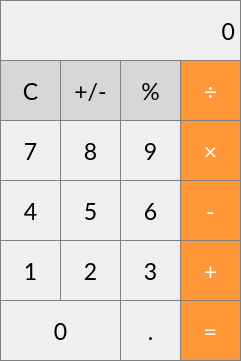
<?xml version="1.0" encoding="UTF-8"?>
<ui version="4.0">
 <class>Calculator</class>
 <widget class="QMainWindow" name="Calculator">
  <property name="geometry">
   <rect>
    <x>0</x>
    <y>0</y>
    <width>241</width>
    <height>361</height>
   </rect>
  </property>
  <property name="windowTitle">
   <string>MainWindow</string>
  </property>
  <widget class="QWidget" name="centralwidget">
   <widget class="QLabel" name="label">
    <property name="geometry">
     <rect>
      <x>0</x>
      <y>0</y>
      <width>241</width>
      <height>61</height>
     </rect>
    </property>
    <property name="font">
     <font>
      <family>Lato</family>
      <pointsize>17</pointsize>
     </font>
    </property>
    <property name="styleSheet">
     <string notr="true">QLabel 
{
  	qproperty-alignment: 'AlignVCenter | AlignRight';
  	border: 1px solid gray;
}</string>
    </property>
    <property name="text">
     <string>0</string>
    </property>
    <property name="alignment">
     <set>Qt::AlignRight|Qt::AlignTrailing|Qt::AlignVCenter</set>
    </property>
   </widget>
   <widget class="QPushButton" name="pushButton_clear">
    <property name="geometry">
     <rect>
      <x>0</x>
      <y>60</y>
      <width>61</width>
      <height>61</height>
     </rect>
    </property>
    <property name="font">
     <font>
      <family>Lato</family>
      <pointsize>17</pointsize>
     </font>
    </property>
    <property name="styleSheet">
     <string notr="true">QPushButton
{
  background-color: rgb(215, 215, 215);
  border: 1px solid gray;
}

QPushButton:pressed
{
    background-color: qlineargradient(x1: 0, y1: 0, x2: 0, y2: 1,
                                      stop: 0 #BEBEBE, stop: 1 #D7D7D7);
}</string>
    </property>
    <property name="text">
     <string>C</string>
    </property>
   </widget>
   <widget class="QPushButton" name="pushButton_sign">
    <property name="geometry">
     <rect>
      <x>60</x>
      <y>60</y>
      <width>61</width>
      <height>61</height>
     </rect>
    </property>
    <property name="font">
     <font>
      <family>Lato</family>
      <pointsize>17</pointsize>
     </font>
    </property>
    <property name="styleSheet">
     <string notr="true">QPushButton
{
  background-color: rgb(215, 215, 215);
  border: 1px solid gray;
}

QPushButton:pressed
{
    background-color: qlineargradient(x1: 0, y1: 0, x2: 0, y2: 1,
                                      stop: 0 #BEBEBE, stop: 1 #D7D7D7);
}</string>
    </property>
    <property name="text">
     <string>+/-</string>
    </property>
   </widget>
   <widget class="QPushButton" name="pushButton_percent">
    <property name="geometry">
     <rect>
      <x>120</x>
      <y>60</y>
      <width>61</width>
      <height>61</height>
     </rect>
    </property>
    <property name="font">
     <font>
      <family>Lato</family>
      <pointsize>17</pointsize>
     </font>
    </property>
    <property name="styleSheet">
     <string notr="true">QPushButton
{
  background-color: rgb(215, 215, 215);
  border: 1px solid gray;
}

QPushButton:pressed
{
    background-color: qlineargradient(x1: 0, y1: 0, x2: 0, y2: 1,
                                      stop: 0 #BEBEBE, stop: 1 #D7D7D7);
}</string>
    </property>
    <property name="text">
     <string>%</string>
    </property>
   </widget>
   <widget class="QPushButton" name="pushButton_divide">
    <property name="geometry">
     <rect>
      <x>180</x>
      <y>60</y>
      <width>61</width>
      <height>61</height>
     </rect>
    </property>
    <property name="font">
     <font>
      <family>Lato</family>
      <pointsize>17</pointsize>
     </font>
    </property>
    <property name="styleSheet">
     <string notr="true">QPushButton
{
  background-color: rgb(255, 151, 57);
  color: white; 
  border: 1px solid gray;
}

QPushButton:pressed
{
    background-color: qlineargradient(x1: 0, y1: 0, x2: 0, y2: 1,
                                      stop: 0 #BEBEBE, stop: 1 #D7D7D7);
}</string>
    </property>
    <property name="text">
     <string>÷</string>
    </property>
   </widget>
   <widget class="QPushButton" name="pushButton_8">
    <property name="geometry">
     <rect>
      <x>60</x>
      <y>120</y>
      <width>61</width>
      <height>61</height>
     </rect>
    </property>
    <property name="font">
     <font>
      <family>Lato</family>
      <pointsize>17</pointsize>
     </font>
    </property>
    <property name="styleSheet">
     <string notr="true">QPushButton
{
   border: 1px solid gray;
}
QPushButton:pressed
{
    background-color: qlineargradient(x1: 0, y1: 0, x2: 0, y2: 1,
                                      stop: 0 #dadbde, stop: 1 #f6f7fa);
}</string>
    </property>
    <property name="text">
     <string>8</string>
    </property>
   </widget>
   <widget class="QPushButton" name="pushButton_7">
    <property name="geometry">
     <rect>
      <x>0</x>
      <y>120</y>
      <width>61</width>
      <height>61</height>
     </rect>
    </property>
    <property name="font">
     <font>
      <family>Lato</family>
      <pointsize>17</pointsize>
     </font>
    </property>
    <property name="styleSheet">
     <string notr="true">QPushButton
{
   border: 1px solid gray;
}
QPushButton:pressed
{
    background-color: qlineargradient(x1: 0, y1: 0, x2: 0, y2: 1,
                                      stop: 0 #dadbde, stop: 1 #f6f7fa);
}</string>
    </property>
    <property name="text">
     <string>7</string>
    </property>
   </widget>
   <widget class="QPushButton" name="pushButton_9">
    <property name="geometry">
     <rect>
      <x>120</x>
      <y>120</y>
      <width>61</width>
      <height>61</height>
     </rect>
    </property>
    <property name="font">
     <font>
      <family>Lato</family>
      <pointsize>17</pointsize>
     </font>
    </property>
    <property name="styleSheet">
     <string notr="true">QPushButton
{
   border: 1px solid gray;
}
QPushButton:pressed
{
    background-color: qlineargradient(x1: 0, y1: 0, x2: 0, y2: 1,
                                      stop: 0 #dadbde, stop: 1 #f6f7fa);
}</string>
    </property>
    <property name="text">
     <string>9</string>
    </property>
   </widget>
   <widget class="QPushButton" name="pushButton_multiply">
    <property name="geometry">
     <rect>
      <x>180</x>
      <y>120</y>
      <width>61</width>
      <height>61</height>
     </rect>
    </property>
    <property name="font">
     <font>
      <family>Lato</family>
      <pointsize>17</pointsize>
     </font>
    </property>
    <property name="styleSheet">
     <string notr="true">QPushButton
{
  background-color: rgb(255, 151, 57);
  color: white; 
  border: 1px solid gray;
}

QPushButton:pressed
{
    background-color: qlineargradient(x1: 0, y1: 0, x2: 0, y2: 1,
                                      stop: 0 #BEBEBE, stop: 1 #D7D7D7);
}</string>
    </property>
    <property name="text">
     <string>×</string>
    </property>
   </widget>
   <widget class="QPushButton" name="pushButton_5">
    <property name="geometry">
     <rect>
      <x>60</x>
      <y>180</y>
      <width>61</width>
      <height>61</height>
     </rect>
    </property>
    <property name="font">
     <font>
      <family>Lato</family>
      <pointsize>17</pointsize>
     </font>
    </property>
    <property name="styleSheet">
     <string notr="true">QPushButton
{
   border: 1px solid gray;
}
QPushButton:pressed
{
    background-color: qlineargradient(x1: 0, y1: 0, x2: 0, y2: 1,
                                      stop: 0 #dadbde, stop: 1 #f6f7fa);
}</string>
    </property>
    <property name="text">
     <string>5</string>
    </property>
   </widget>
   <widget class="QPushButton" name="pushButton_4">
    <property name="geometry">
     <rect>
      <x>0</x>
      <y>180</y>
      <width>61</width>
      <height>61</height>
     </rect>
    </property>
    <property name="font">
     <font>
      <family>Lato</family>
      <pointsize>17</pointsize>
     </font>
    </property>
    <property name="styleSheet">
     <string notr="true">QPushButton
{
   border: 1px solid gray;
}
QPushButton:pressed
{
    background-color: qlineargradient(x1: 0, y1: 0, x2: 0, y2: 1,
                                      stop: 0 #dadbde, stop: 1 #f6f7fa);
}</string>
    </property>
    <property name="text">
     <string>4</string>
    </property>
   </widget>
   <widget class="QPushButton" name="pushButton_6">
    <property name="geometry">
     <rect>
      <x>120</x>
      <y>180</y>
      <width>61</width>
      <height>61</height>
     </rect>
    </property>
    <property name="font">
     <font>
      <family>Lato</family>
      <pointsize>17</pointsize>
     </font>
    </property>
    <property name="styleSheet">
     <string notr="true">QPushButton
{
   border: 1px solid gray;
}
QPushButton:pressed
{
    background-color: qlineargradient(x1: 0, y1: 0, x2: 0, y2: 1,
                                      stop: 0 #dadbde, stop: 1 #f6f7fa);
}</string>
    </property>
    <property name="text">
     <string>6</string>
    </property>
   </widget>
   <widget class="QPushButton" name="pushButton_subtract">
    <property name="geometry">
     <rect>
      <x>180</x>
      <y>180</y>
      <width>61</width>
      <height>61</height>
     </rect>
    </property>
    <property name="font">
     <font>
      <family>Lato</family>
      <pointsize>17</pointsize>
     </font>
    </property>
    <property name="styleSheet">
     <string notr="true">QPushButton
{
  background-color: rgb(255, 151, 57);
  color: white; 
  border: 1px solid gray;
}

QPushButton:pressed
{
    background-color: qlineargradient(x1: 0, y1: 0, x2: 0, y2: 1,
                                      stop: 0 #BEBEBE, stop: 1 #D7D7D7);
}</string>
    </property>
    <property name="text">
     <string>-</string>
    </property>
   </widget>
   <widget class="QPushButton" name="pushButton_2">
    <property name="geometry">
     <rect>
      <x>60</x>
      <y>240</y>
      <width>61</width>
      <height>61</height>
     </rect>
    </property>
    <property name="font">
     <font>
      <family>Lato</family>
      <pointsize>17</pointsize>
     </font>
    </property>
    <property name="styleSheet">
     <string notr="true">QPushButton
{
   border: 1px solid gray;
}
QPushButton:pressed
{
    background-color: qlineargradient(x1: 0, y1: 0, x2: 0, y2: 1,
                                      stop: 0 #dadbde, stop: 1 #f6f7fa);
}</string>
    </property>
    <property name="text">
     <string>2</string>
    </property>
   </widget>
   <widget class="QPushButton" name="pushButton_1">
    <property name="geometry">
     <rect>
      <x>0</x>
      <y>240</y>
      <width>61</width>
      <height>61</height>
     </rect>
    </property>
    <property name="font">
     <font>
      <family>Lato</family>
      <pointsize>17</pointsize>
     </font>
    </property>
    <property name="styleSheet">
     <string notr="true">QPushButton
{
   border: 1px solid gray;
}
QPushButton:pressed
{
    background-color: qlineargradient(x1: 0, y1: 0, x2: 0, y2: 1,
                                      stop: 0 #dadbde, stop: 1 #f6f7fa);
}</string>
    </property>
    <property name="text">
     <string>1</string>
    </property>
   </widget>
   <widget class="QPushButton" name="pushButton_3">
    <property name="geometry">
     <rect>
      <x>120</x>
      <y>240</y>
      <width>61</width>
      <height>61</height>
     </rect>
    </property>
    <property name="font">
     <font>
      <family>Lato</family>
      <pointsize>17</pointsize>
     </font>
    </property>
    <property name="styleSheet">
     <string notr="true">QPushButton
{
   border: 1px solid gray;
}
QPushButton:pressed
{
    background-color: qlineargradient(x1: 0, y1: 0, x2: 0, y2: 1,
                                      stop: 0 #dadbde, stop: 1 #f6f7fa);
}</string>
    </property>
    <property name="text">
     <string>3</string>
    </property>
   </widget>
   <widget class="QPushButton" name="pushButton_add">
    <property name="geometry">
     <rect>
      <x>180</x>
      <y>240</y>
      <width>61</width>
      <height>61</height>
     </rect>
    </property>
    <property name="font">
     <font>
      <family>Lato</family>
      <pointsize>17</pointsize>
     </font>
    </property>
    <property name="styleSheet">
     <string notr="true">QPushButton
{
  background-color: rgb(255, 151, 57);
  color: white; 
  border: 1px solid gray;
}

QPushButton:pressed
{
    background-color: qlineargradient(x1: 0, y1: 0, x2: 0, y2: 1,
                                      stop: 0 #BEBEBE, stop: 1 #D7D7D7);
}</string>
    </property>
    <property name="text">
     <string>+</string>
    </property>
   </widget>
   <widget class="QPushButton" name="pushButton_0">
    <property name="geometry">
     <rect>
      <x>0</x>
      <y>300</y>
      <width>121</width>
      <height>61</height>
     </rect>
    </property>
    <property name="font">
     <font>
      <family>Lato</family>
      <pointsize>17</pointsize>
     </font>
    </property>
    <property name="styleSheet">
     <string notr="true">QPushButton
{
   border: 1px solid gray;
}
QPushButton:pressed
{
    background-color: qlineargradient(x1: 0, y1: 0, x2: 0, y2: 1,
                                      stop: 0 #dadbde, stop: 1 #f6f7fa);
}</string>
    </property>
    <property name="text">
     <string>0</string>
    </property>
   </widget>
   <widget class="QPushButton" name="pushButton_decimal">
    <property name="geometry">
     <rect>
      <x>120</x>
      <y>300</y>
      <width>61</width>
      <height>61</height>
     </rect>
    </property>
    <property name="font">
     <font>
      <family>Lato</family>
      <pointsize>17</pointsize>
     </font>
    </property>
    <property name="styleSheet">
     <string notr="true">QPushButton
{
  border: 1px solid gray;
}

QPushButton:pressed
{
    background-color: qlineargradient(x1: 0, y1: 0, x2: 0, y2: 1,
                                      stop: 0 #BEBEBE, stop: 1 #D7D7D7);
}</string>
    </property>
    <property name="text">
     <string>.</string>
    </property>
    <property name="iconSize">
     <size>
      <width>16</width>
      <height>16</height>
     </size>
    </property>
   </widget>
   <widget class="QPushButton" name="pushButton_equals">
    <property name="geometry">
     <rect>
      <x>180</x>
      <y>300</y>
      <width>61</width>
      <height>61</height>
     </rect>
    </property>
    <property name="font">
     <font>
      <family>Lato</family>
      <pointsize>17</pointsize>
     </font>
    </property>
    <property name="styleSheet">
     <string notr="true">QPushButton
{
  background-color: rgb(255, 151, 57);
  color: white; 
  border: 1px solid gray;
}

QPushButton:pressed
{
    background-color: qlineargradient(x1: 0, y1: 0, x2: 0, y2: 1,
                                      stop: 0 #BEBEBE, stop: 1 #D7D7D7);
}</string>
    </property>
    <property name="text">
     <string>=</string>
    </property>
   </widget>
  </widget>
 </widget>
 <resources/>
 <connections/>
</ui>
